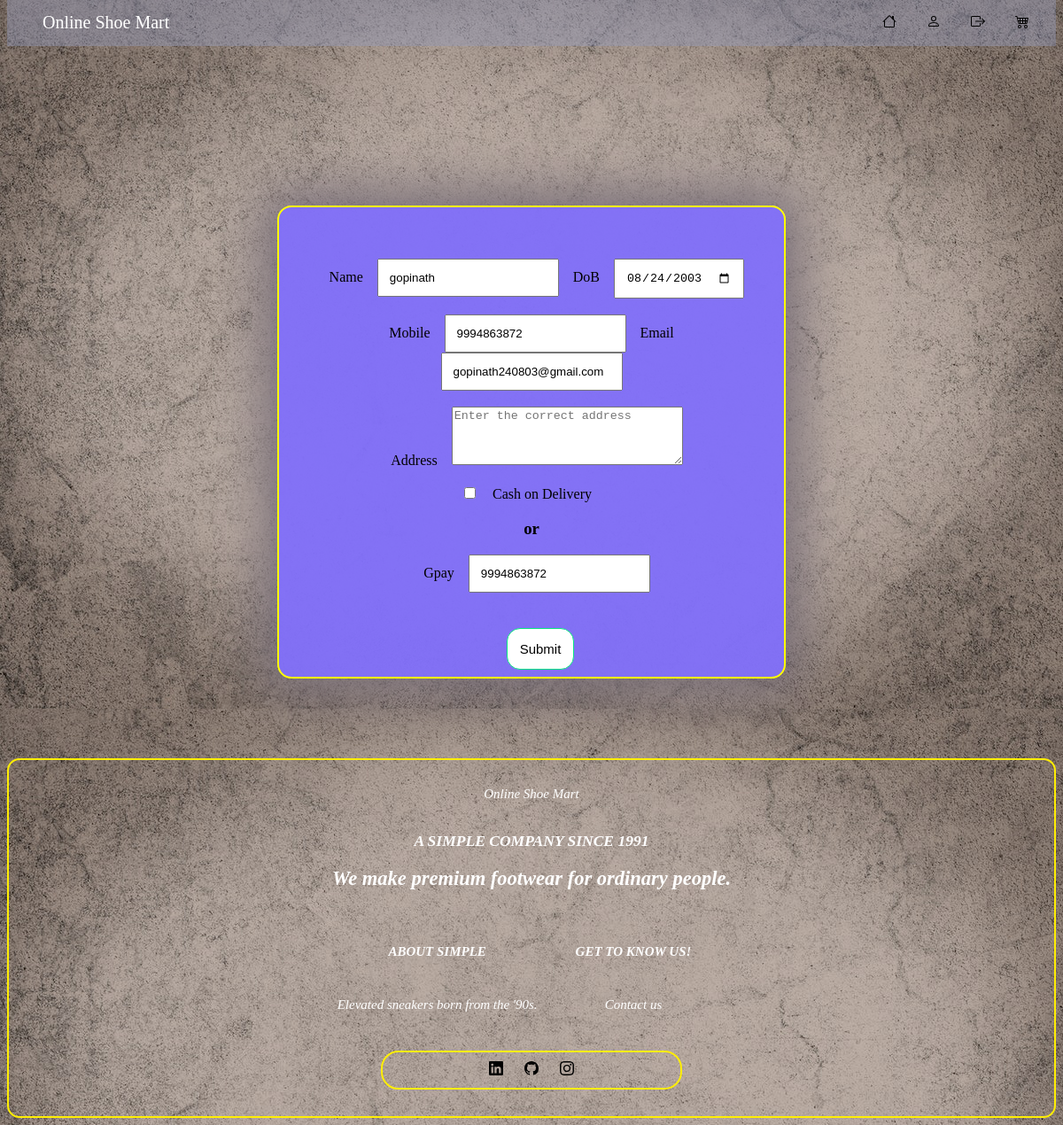
The page /delivery.php?id=19 (signed in) on the database its author committed.
### tables this page shows
CREATE TABLE `newuser` (
  `id` int(11) NOT NULL,
  `stu_name` varchar(255) NOT NULL,
  `stu_date` date NOT NULL,
  `stu_phone` bigint(20) NOT NULL,
  `stu_email` varchar(30) NOT NULL,
  `stu_pass` varchar(30) NOT NULL
);

### delivery.php (the view, shortened to what this page needs)
<!DOCTYPE html>
<html lang="en">
<?php
  require_once  "header/nav.php";
?>
<head>
</head>
<body>
  <center>
    <div class="box">
      <?php
      $s = $_SESSION['user'];
      $con = mysqli_connect("localhost:3306", "root", "", "web_project1");
      $sql = "select * from newuser where stu_name='$s'";
      $result = mysqli_query($con, $sql);
      if ($row = $result->fetch_assoc()) {
        echo "<form method='post' name='userdetails' id='form' enctype='multipart/form-data'>
            <br><label>Name</label>
            <input type='text' name='user' value='{$row['stu_name']}'>
            <label >DoB</label>
            <input type='date' name='da' value='{$row['stu_date']}'><br><br>
            <label>Mobile</label>
            <input type='number' name='num' value='{$row['stu_phone']}'>
            <label>Email</label>
            <input type='text' name='mail' value='{$row['stu_email']}'><br><br>
            <label>Address</label>
            <textarea name='ad' rows='4' cols='30' placeholder='Enter the correct address' required></textarea><br><br>
            <input type='checkbox'>
            <label>Cash on Delivery</label><br>
            <h3>or</h3>
            <label>Gpay</label>
            <input type='text' value=9994863872><br>
            <button type='submit'  name='submit' id='but' autocomplete='off'>Submit</button>
            </form>";
      }
      ?>
    </div>
  </center>
  <?php
  require_once "header/footer.php";
?>
</body>
</html>

### delivery.php (style rules this page uses)
body { background-image: url("images/background_template.jpg"); }
form { background: rgba(130, 112, 250, 0.952); margin-top: 180px; width: 490px; height: 450px; border-radius: 1rem; box-shadow: 0rem 0rem 3.57rem 1rem #796F79; padding: 40px; border: 2px solid yellow; }
#but { border-radius: 15px; border: 1px solid #09e783; padding: 14px; margin-left: 20px; background-color: white; font-size: 15px; margin-top: 40px; }
label, input { padding: 12px; }

### rows shown on the page
newuser: user "gopinath", da "08/24/2003", num "9994863872", mail "gopinath240803@gmail.com"
